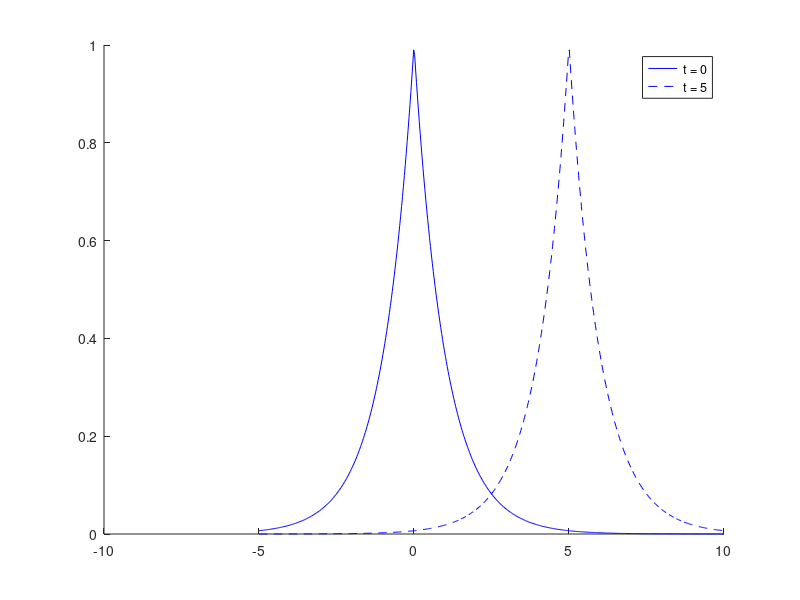
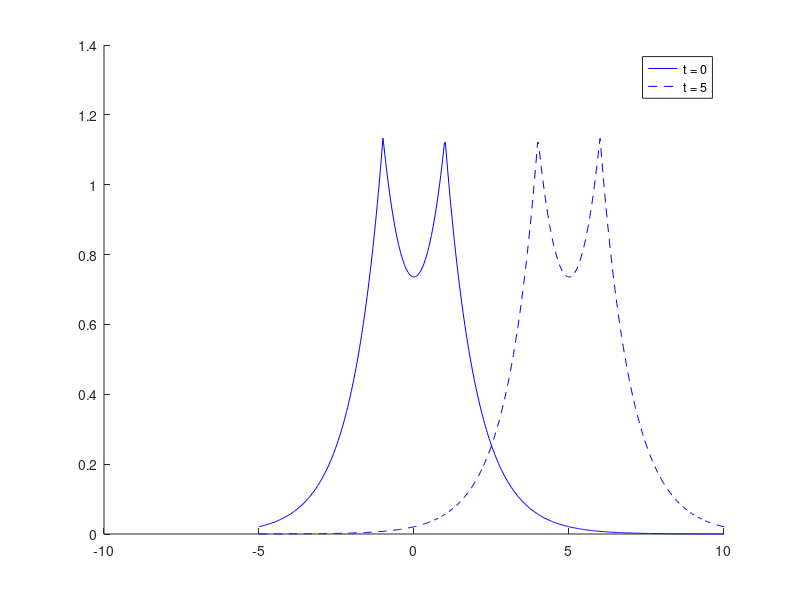
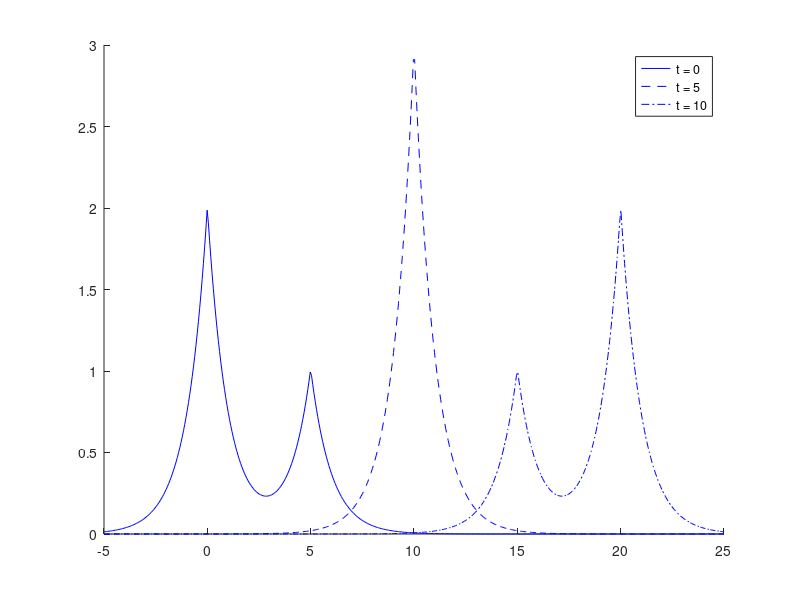
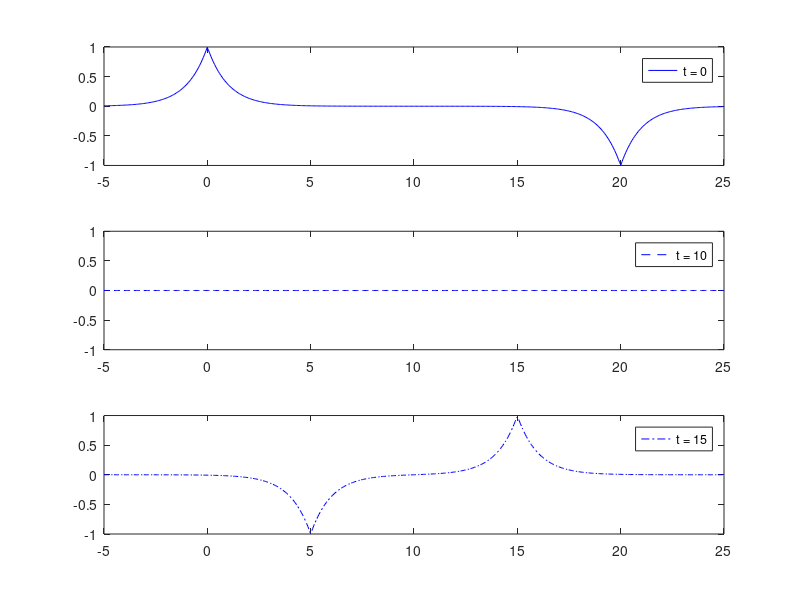

Recreate these plots in MATLAB, in order.
close all
clear all

% plotting analytical solution of the equation

peakon = @(x,t,c,h) c*exp(-abs(x - h - c*t));
antipeakon = @(x,t,c,h) c*exp(-abs(x - h + c*t));
doublePeakon = @(x,t) peakon(x,t,1,-1) + peakon(x,t,1,1);
peakonOvertake = @(x,t) peakon(x,t,2,0) + peakon(x,t,1,5);
peakonAntipeakon = @(x,t) peakon(x,t,1,0) - antipeakon(x,t,1,20);

xmin = -5;
xmax = 10;
x = linspace(xmin,xmax,500);

% Single peakon
t = [ 0 5 10 ];
figure
hold on
plot(x,peakon(x,t(1),1,0),'b')
plot(x,peakon(x,t(2),1,0),'b--')
legend('t = 0', 't = 5', 'Location', 'NorthEast')

% Double peakon
figure
hold on
plot(x,doublePeakon(x,t(1)),'b')
plot(x,doublePeakon(x,t(2)),'b--')
legend('t = 0', 't = 5', 'Location', 'NorthEast')

% Double peakon interaction
xmin = -5;
xmax = 25;
x = linspace(xmin,xmax,500);
figure
hold on
plot(x,peakonOvertake(x,t(1)),'b')
plot(x,peakonOvertake(x,t(2)),'b--')
plot(x,peakonOvertake(x,t(3)),'b-.')
legend('t = 0', 't = 5', 't = 10', 'Location', 'NorthEast')

t = [0 10 15];
% Peakon antipeakon interaction.
figure
subplot(3,1,1)
plot(x,peakonAntipeakon(x,t(1)),'b')
legend('t = 0', 'Location', 'NorthEast')
subplot(3,1,2)
plot(x,peakonAntipeakon(x,t(2)),'b--')
axis([xmin xmax -1 1])
legend('t = 10', 'Location', 'NorthEast')
subplot(3,1,3)
plot(x,peakonAntipeakon(x,t(3)),'b-.')
legend('t = 15', 'Location', 'NorthEast')
